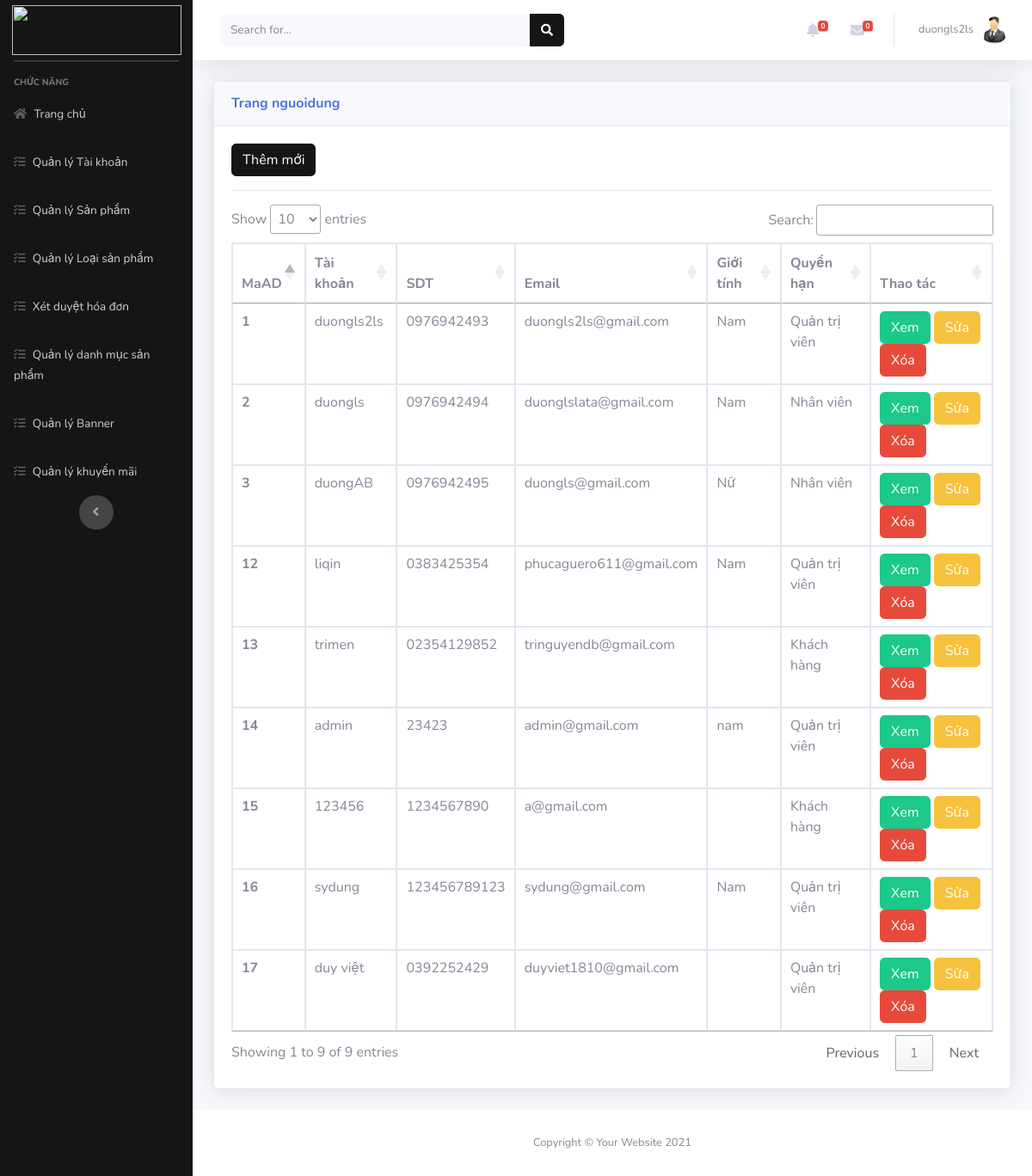
Page /Admin/index.php?mod=nguoidung (signed in) on the committed database.
### tables this page shows
CREATE TABLE `nguoidung` (
  `MaND` int(11) NOT NULL,
  `Ho` varchar(20) NOT NULL,
  `Ten` varchar(20) NOT NULL,
  `GioiTinh` varchar(10) NOT NULL,
  `SDT` varchar(20) DEFAULT NULL,
  `Email` varchar(50) NOT NULL,
  `DiaChi` varchar(200) NOT NULL,
  `TaiKhoan` varchar(100) NOT NULL,
  `MatKhau` varchar(100) NOT NULL,
  `MaQuyen` int(11) NOT NULL,
  `TrangThai` int(11) NOT NULL
);

### Admin/MVC/controllers/NguoiDungController.php (called while the page is built, shortened)
<?php
class NguoiDungController
{
    var $nguoidung_model;
    public function __construct()
    {
        $this->nguoidung_model = new nguoidung();
    }
    public function list()
    {
        $data = $this->nguoidung_model->All();
        require_once("MVC/Views/Admin/index.php");
    }
}

### Admin/MVC/Models/connection.php (called while the page is built, shortened)
<?php
    class Connection{
        function __construct()
        {
            $severname ="localhost";
            $username ="root";
            $password ="";
            $db_name ="sport-shop";
            $this->conn = new mysqli($severname,$username,$password,$db_name);
        }
    }
?>

### Admin/MVC/Models/model.php (called while the page is built, shortened)
<?php
require_once("connection.php");
class Model
{
    var $table;
    var $contens;
    function __construct()
    {
        $conn_obj = new Connection();
        $this->conn = $conn_obj->conn;
    }
    function All()
    {
        $query = "select * from $this->table ORDER BY $this->contens DESC ";
        require("result.php");
        return $data;
    }
}

### Admin/MVC/Models/result.php (called while the page is built)
<?php
$result = $this->conn->query($query);
$data = array();
while ($row = $result->fetch_assoc()) {
    $data[] = $row;
}
?>

### Admin/MVC/Views/nguoidung/list.php (the view, shortened to what this page needs)
<?php if (isset($_SESSION['isLogin_Admin']) && $_SESSION['isLogin_Admin'] == true) { ?>
<a href="?mod=nguoidung&act=add" type="button" class="btn btn-primary">Thêm mới</a>
<?php } ?>
<hr>
<table class="table table-bordered" id="dataTable" width="100%" cellspacing="0">
  <thead>
    <tr>
      <th scope="col">MaAD</th>
      <th scope="col">Tài khoản</th>
      <th scope="col">SDT</th>
      <th scope="col">Email</th>
      <th scope="col">Giới tính</th>
      <th scope="col">Quyền hạn</th>
      <th scope="col">Thao tác</th>
    </tr>
  </thead>
  <tbody>
    <?php foreach ($data as $row) { ?>
      <tr>
        <th scope="row"><?= $row['MaND'] ?></th>
        <td><?= $row['TaiKhoan'] ?></td>
        <td><?= $row['SDT'] ?></td>
        <td><?= $row['Email'] ?></td>
        <td><?= $row['GioiTinh'] ?></td>
        <td>
          <?php
          if ($row['MaQuyen'] == 2) {
            echo 'Quản trị viên';
          } else {
            if ($row['MaQuyen'] == 1) {
              echo 'Khách hàng';
            } else {
              echo 'Nhân viên';
            }
          }
          ?>
        </td>
        <td>
          <a href="?mod=nguoidung&act=detail&id=<?= $row['MaND'] ?>" type="button" class="btn btn-success">Xem</a>
          <?php if (isset($_SESSION['isLogin_Admin']) && $_SESSION['isLogin_Admin'] == true) { ?>
          <a href="?mod=nguoidung&act=edit&id=<?= $row['MaND'] ?>" type="button" class="btn btn-warning">Sửa</a>
          <a href="?mod=nguoidung&act=delete&id=<?= $row['MaND'] ?>" onclick="return confirm('Bạn có thật sự muốn xóa ?');" type="button" class="btn btn-danger">Xóa</a>
          <?php }?>
        </td>
      </tr>
    <?php } ?>
  </tbody>
</table>

### rows in the picture
nguoidung: MaND "17", TaiKhoan "duy việt", SDT "0392252429", Email "duyviet1810@gmail.com", shows "Quản trị viên"
nguoidung: MaND "16", TaiKhoan "sydung", SDT "123456789123", Email "sydung@gmail.com", GioiTinh "Nam", shows "Quản trị viên"
nguoidung: MaND "15", TaiKhoan "123456", SDT "1234567890", Email "a@gmail.com", shows "Khách hàng"
nguoidung: MaND "14", TaiKhoan "admin", SDT "23423", Email "admin@gmail.com", GioiTinh "nam", shows "Quản trị viên"
nguoidung: MaND "13", TaiKhoan "trimen", SDT "02354129852", Email "tringuyendb@gmail.com", shows "Khách hàng"
nguoidung: MaND "12", TaiKhoan "liqin", SDT "0383425354", Email "phucaguero611@gmail.com", GioiTinh "Nam", shows "Quản trị viên"
nguoidung: MaND "3", TaiKhoan "duongAB", SDT "0976942495", Email "duongls@gmail.com", GioiTinh "Nữ", shows "Nhân viên"
nguoidung: MaND "2", TaiKhoan "duongls", SDT "0976942494", Email "duonglslata@gmail.com", GioiTinh "Nam", shows "Nhân viên"
nguoidung: MaND "1", TaiKhoan "duongls2ls", SDT "0976942493", Email "duongls2ls@gmail.com", GioiTinh "Nam", shows "Quản trị viên"

### other values in the picture
$_SESSION['login']['TaiKhoan'] "duongls2ls"
$mod "nguoidung"
